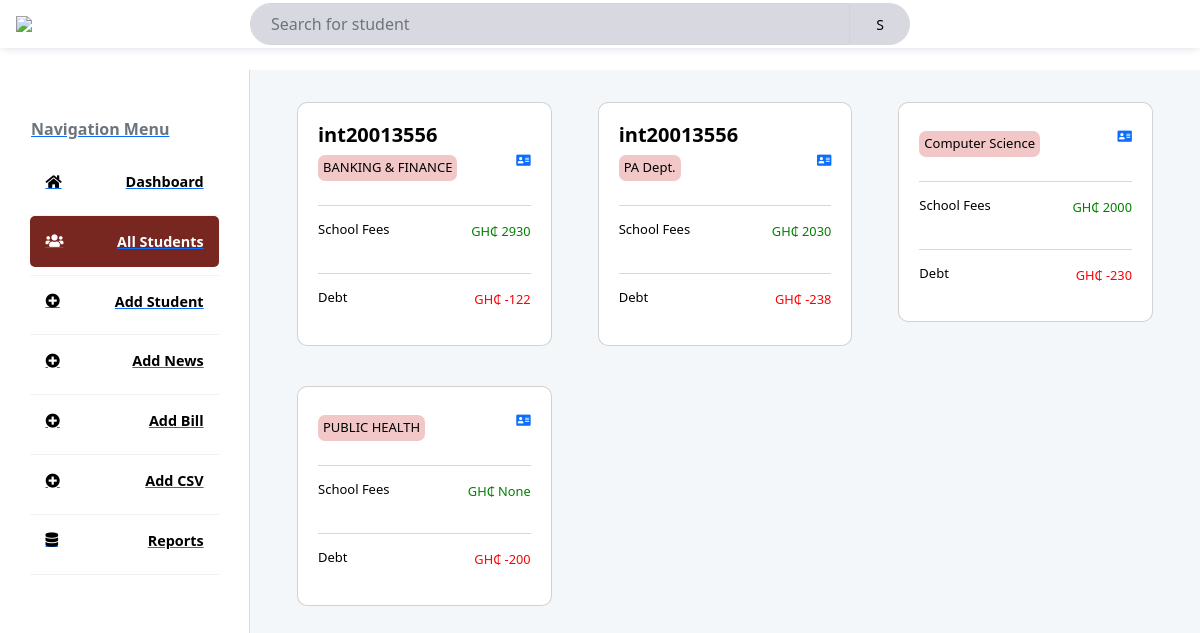
Before: /profile with the older database file.
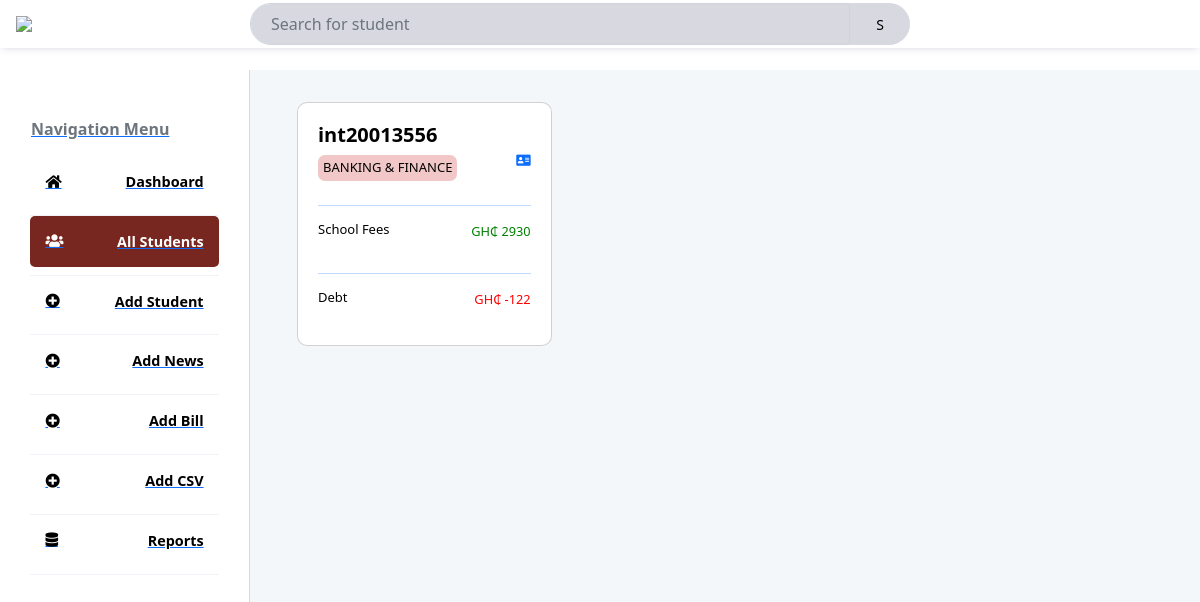
After: the same page with the newer database file.
### app.py (models this page shows, shortened)
class Student(db.Model,UserMixin):
    id= db.Column(db.Integer, primary_key=True)
    schools= db.Column(db.String()  )
    year= db.Column(db.String()  )
    fees= db.Column(db.String()  )
    arrears= db.Column(db.String()  )
    index= db.Column(db.String()  )
    guardian= db.Column(db.String()  )

### app.py (the view)
@app.route('/profile')
def profile():
    student=Student.query.order_by(Student.id.desc()).all()
    print(current_user)
    return render_template("profile.html", student=student)

### forms.py
class Search(FlaskForm):
    searched = StringField('Searched', validators=[DataRequired()])
    submit = SubmitField('Search')

### app.py (called while the page is built)
@app.context_processor
def base():
    form=Search()
    return dict(form=form)

### templates/profile.html (shortened to what this page needs)
{% extends 'admin.html' %}
{% block body %}
<aside class="admin__aside">
    <div class="tabContaine">
        <a href="/newdash"> <div class="tabButton"  style="background-color:#fff; padding:15px; border-radius:5px; color:#000;"><span class="text-muted" >Navigation Menu</span></div></a>
        <div class="tabContainer">
            <a href="/newdash"> <div class="tabButton" style="background-color: #fff; padding:15px; border-radius:5px; color:#000;"><i class="fas fa-home"></i><span>Dashboard</span></div></a>
        </div>
    <div class="tabContainer">
        <a href="/profile"> <div class="tabButton" style="background-color:#772620; padding:15px; border-radius:5px; color:#fff;"><i class="fas fa-users"></i><span>All Students</span></div></a>
    </div>
    <div class="tabContainer">
        <a href="/addalumni"><div class="tabButton" style="background-color:#fff; padding:15px; text-decoration:none; border-radius:5px; color:#000;"><i class="fas fa-plus-circle"></i><span>Add Student</span></div></a>
    </div>
    <div class="tabContainer">
        <a href="/addnews"><div class="tabButton" style="background-color:#fff; padding:15px; border-radius:5px; color:#000;"><i class="fas fa-plus-circle"></i><span>Add News</span></div></a>
    </div>
    <div class="tabContainer">
        <a href="/addbill"><div class="tabButton" style="background-color:#fff; padding:15px; border-radius:5px; color:#000;"><i class="fas fa-plus-circle"></i><span>Add Bill</span></div></a>
    </div>
    <div class="tabContainer">
        <a href="#"><div class="tabButton" style="background-color:#fff; padding:15px; border-radius:5px; text-decoration:none; color:#000;"><i class="fas fa-plus-circle"></i><span>Add CSV</span></div></a>
    </div>
    <div class="tabContainer">
        <a href="/report"> <div class="tabButton" style="background-color:#fff; padding:15px; border-radius:5px; color:#000"><i class="fa fa-database"></i><span>Reports</span></div></a>
        <div class="tabButtonBorder"></div>
    </div>
</aside>
<main class="admin__main">
    <div class="searchResults">
        {%for user in student%}
        <div class="col-md-12 col-12" style=" border-radius:10px; ">
            <a style="text-decoration: none;" href="">
            <div class="card space" style="margin-bottom: 3vh;border-radius:10px;  padding: 10px;  border-radius: 10px;">
                 <div style="background-color:#fff;#772620; border-radius:10px;  padding: 10px; ">
                  <h6 style="color: black; font-size:20px;" ><b>{{user.index}}</b></h6>
                  <div style="display: flex; justify-content: space-between;">
                    <h6 style="font-size: small;color: black; background-color:#f1c7c7; padding:5px; border-radius:7px;">  {{user.schools}}</h6>
                 <i class="fa fa-address-card" aria-hidden="true"></i>
                  </div>
                  <hr>
                  <div style="display: flex; justify-content: space-between;">
                    <h6 style="font-size: small;color: black; ">  School Fees</h6>
                   <p style=" color:green;">GH₵ {{user.fees}}</p>
                  </div>
                  <hr>
                  <div style="display: flex; justify-content: space-between;">
                    <h6 style="font-size: small;color: black; ">  Debt</h6>
                   <p style=" color:red;">GH₵ -{{user.arrears}}</p>
                  </div>
                </div>
            </div>
            </a>
          </div>
        {% endfor %}
    </div>
</main>
    {%endblock body%}

### templates/admin.html (shortened to what this page needs)
<!doctype html>
<html lang="en">
  <head>
    <link rel="stylesheet" href="https://cdnjs.cloudflare.com/ajax/libs/font-awesome/5.15.3/css/all.min.css">
    <head>
      </head>
      <link rel="stylesheet" href="static/css/maths.css">
      <link rel="stylesheet" href="https://cdnjs.cloudflare.com/ajax/libs/font-awesome/5.15.3/css/all.min.css">
      <link rel="stylesheet" href="https://stackpath.bootstrapcdn.com/bootstrap/4.3.1/css/bootstrap.min.css">
    <link rel="stylesheet" type="text/css" href="{{ url_for('static', filename='css/newstyle.css')}}">
    <link href="https://unpkg.com/aos@2.3.1/dist/aos.css" rel="stylesheet">
    <link href='https://unpkg.com/boxicons@2.1.2/css/boxicons.min.css' rel='stylesheet'>
    <link href="https://cdn.jsdelivr.net/npm/bootstrap@5.2.1/dist/css/bootstrap.min.css" rel="stylesheet">
  </head>
  <body>
    <div class="admin">
      <header class="admin__header" style="position: fixed; width:100%;">
          <div class="logo"><img src="https://www.central.edu.gh/static/img/Central-Uni-logo.png" style="width:100px;" />
              </div>
          <nav  class="navContainer fixed  " style="display:flex;  justify-content:space-between;">
              <div class="searc" style="display:flex;">
                  <input type="text"class="form-control" style="width:600px; padding:20px; border-radius:30px 0 0 30px; background-color:#9c9eb266;" placeholder="Search for student" />
                 <button class="up" style="text-align:center; background-color:#9c9eb266;
                 cursor: pointer;
                 border: none;
                  color:#000;border-radius:0 30px 30px 0;  font-size:14px; width:60px;">S</button>
              </div>
              <div class="userContainer">
              </div>
          </nav>
      </header>
              {% block body %}
              {% endblock%}
              </div>
</body>
</html>

### static/css/maths.css (style rules this page uses)
:root { --admin-header-height: 70px; --admin-footer-height: 70px; --admin-nav-width: 250px; --spacing: 2em; --spacing-xs: 1em; --spacing-xxs: .5em; --spacing-xxxs: .3em; --spacing-xxxxs: .1em; --dashboard-column-count: 2; --primary: 772620; --primary-light: #e2e4f8; --gray: #9c9eb2; --gray-lighter: #9c9eb266; --gray-lightest: #f1f1f8; --text: 772620; --light-orange: #ffefe8; --star: #ffaf17; }
*, *::before, *::after { box-sizing: border-box; }
body { overflow-x: hidden; margin: 0; font-family: 'Open Sans', Helvetica, sans-serif; color: var(--text); }
input { font-family: 'Open Sans', Helvetica, sans-serif; }
a { text-decoration: none; color: var(--gray); }
.admin { display: grid; height: 100vh; grid-template-rows: var(--admin-header-height); grid-template-columns: var(--admin-nav-width) 1fr; grid-template-areas: "header header" "nav main"; flex-wrap: wrap; }
.admin__header { grid-area: header; background-color: #fff; box-shadow: 0 2px 8px -2px var(--gray-lighter); z-index: 1; }
.admin__aside { grid-area: nav; background-color: #fff; border-right: 1px solid var(--gray-lighter); }
.admin__main { grid-area:main; padding: var(--spacing); background-color: #f4f7fa; }
.admin__header { grid-area: header; background-color: #fff; display: grid; grid: auto / var(--admin-nav-width) 1fr; grid-template-areas: "logo navContainer"; }
.logo { display: grid; grid-template-columns: min-content 1fr; align-items: center; padding: var(--spacing-xs); gap: var(--spacing-xs); font-weight: 600; }
.logo img { width: 40px; }
.navContainer { display: grid; grid-template-areas: "search link link link link userContainer"; grid: auto / 1fr min-content min-content min-content min-content 1fr; align-content: center; align-items: center; }
.userContainer { justify-content: end; display: grid; grid-template-areas: "notifications user"; padding: var(--spacing-xs); gap: var(--spacing); align-items: center; }
.admin__aside { display: grid; grid-template-rows: min-content min-content min-content min-content; gap: var(--spacing); padding: var(--spacing) var(--spacing-xs); }
.admin__aside .tabContainer { padding: 0 var(--spacing-xs); display: grid; gap: var(--spacing-xxs); font-size: .9rem; }
.admin__aside .tabButton { background: none; cursor: pointer; border: none; outline: none; width: 100%; user-select: none; font-weight: 600; display: flex; justify-content: space-between; align-items: center; padding-bottom: var(--spacing-xxs); }
.admin__aside .tabButtonBorder { content: ''; border-bottom: .1em solid var(--gray-lightest); width: 100%; }
.admin__main { display: grid; grid-template-rows: min-content min-content 1fr; gap: var(--spacing); padding: var(--spacing); }
.searchResults { display: grid; grid-template-columns: repeat(3, 1fr [col-start]); gap: var(--spacing-xs); }
.card { background-color: white; border: 1px solid var(--gray-lighter); border-radius: var(--spacing-xxs); display: grid; grid-template-rows: 1fr 1fr min-content 1fr min-content 2fr; font-size: .8rem; padding: var(--spacing-xs); gap: var(--spacing-xs); }

### static/css/newstyle.css (style rules this page uses)
body { background: #ecd9d9; }

Changed rows visible on the page:
removed Student: index "int20013556", schools "PA Dept.", fees "2030", arrears "238"
removed Student: schools "Computer Science", fees "2000", arrears "230"
removed Student: schools "PUBLIC HEALTH", fees "None", arrears "200"
